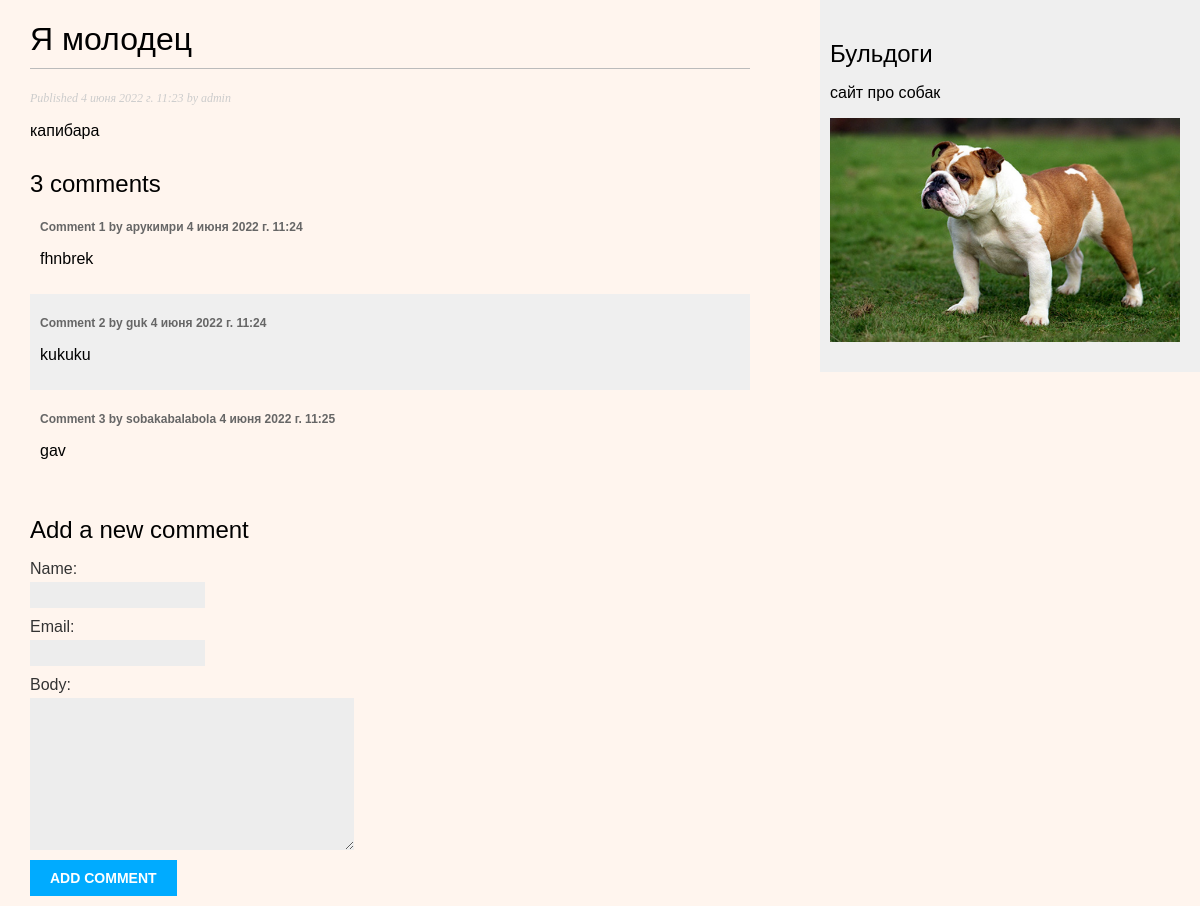
Page /blog/6/ on the earlier database version.
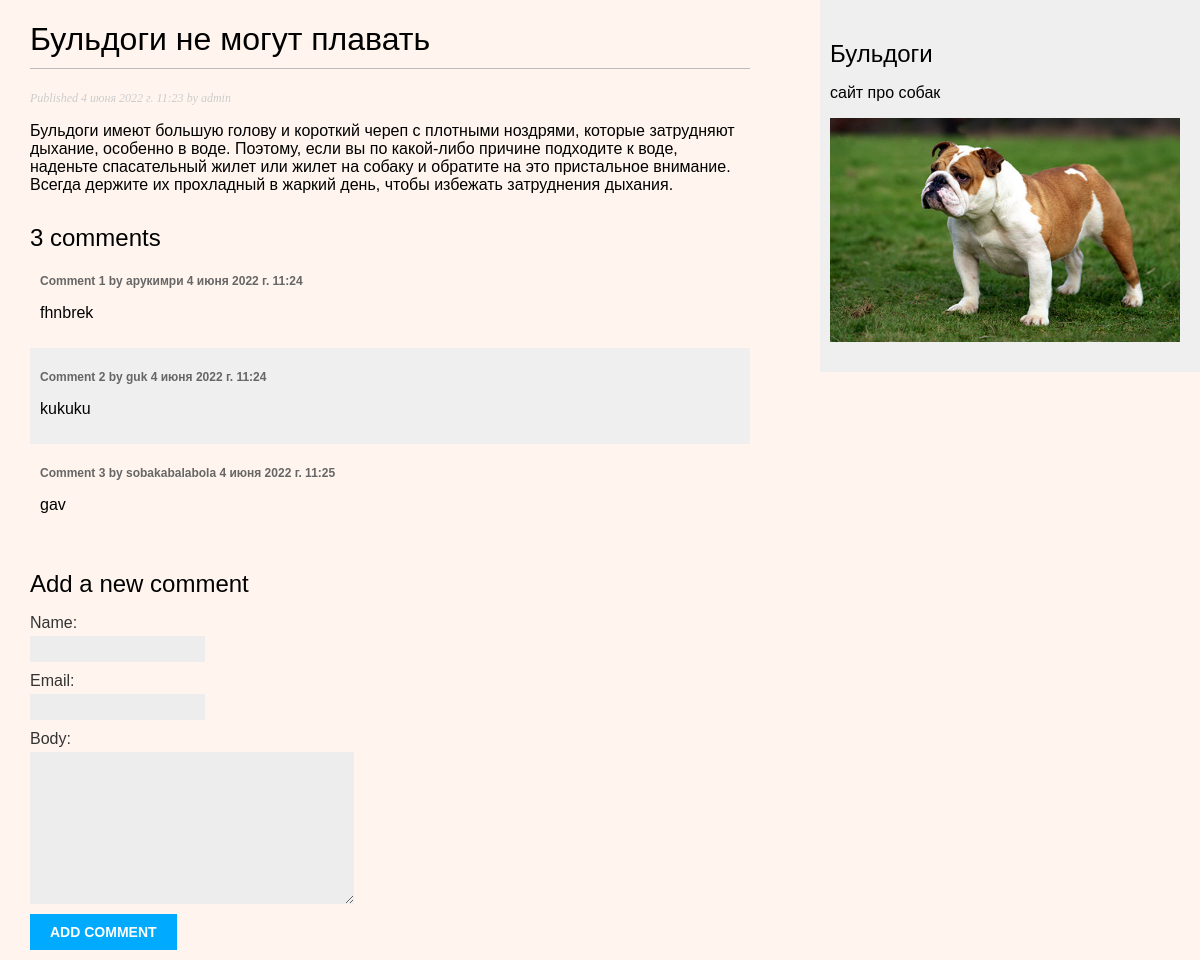
Same page on the later database version.
### blog/models.py (models this page shows, shortened)
class Post(models.Model):
    class Status(models.TextChoices):
        DRAFT = 'DF', 'Draft'
        PUBLISHED = 'PB', 'Published'
    title = models.CharField(max_length=250)
    slug = models.SlugField(max_length=250)
    author = models.ForeignKey(User,
                               on_delete=models.CASCADE,
                               related_name='blog_posts')
    body = models.TextField()
    publish = models.DateTimeField(default=timezone.now)
    created = models.DateTimeField(auto_now_add=True)
    updated = models.DateTimeField(auto_now=True)
    status = models.CharField(max_length=2,
                              choices=Status.choices,
                              default=Status.DRAFT)
    objects = models.Manager() # The default manager.
    published = PublishedManager() # Our custom manager.
    class Meta:
        ordering = ['-publish']
        indexes = [
            models.Index(fields=['-publish']),
        ]

### blog/views.py (the view)
# urls.py: path('<int:id>/', views.post_detail, name='post_detail'),
def post_detail(request, id):
    post = get_object_or_404(Post, id=id, status=Post.Status.PUBLISHED)
    comments = post.comments.filter(active=True)
    form = CommentForm()
    return render(request, 'blog/post/detail.html', {'post': post, 'comments': comments,
                                                     'form': form})

### blog/forms.py
class CommentForm(forms.ModelForm):
    class Meta:
        model = Comment
        fields = ['name', 'email', 'body']

### blog/templates/blog/post/detail.html (shortened to what this page needs)
{% extends "blog/base.html" %}
{% block content %}
  <h1>{{ post.title }}</h1>
  <p class="date">
    Published {{ post.publish }} by {{ post.author }}
  </p>
  {{ post.body|linebreaks }}
{% with comments.count as total_comments %}
	<h2>{{ total_comments }} comment{{ total_comments|pluralize }}</h2>
{% endwith %}
{% for comment in comments %}
	<div class="comment">
		<p class="info">
			Comment {{ forloop.counter }} by {{ comment.name }}
			{{ comment.created }}
		</p>
		{{ comment.body|linebreaks }}
	</div>
{% empty %}
	<p>There are no comments yet.</p>
{% endfor %}
<h2>Add a new comment</h2>
		<form action="{% url "blog:post_comment" post.id %}" method="post">
		{{ form.as_p }}
		<p><input type="submit" value="Add comment"></p>
	</form>
	{% endblock %}

Differences in the rows shown:
changed Post "admin": title "Я молодец" → "Бульдоги не могут плавать"; body "капибара" → "Бульдоги имеют большую голову и короткий череп с плотными ноздрями, которые затрудняют дыхание, особенно в воде. Поэтому, если вы по какой-либо причине подходите к воде, наденьте спасательный жилет или жилет на собаку и обратите на это пристальное внимание. Всегда держите их прохладный в жаркий день, чтобы избежать затруднения дыхания."
